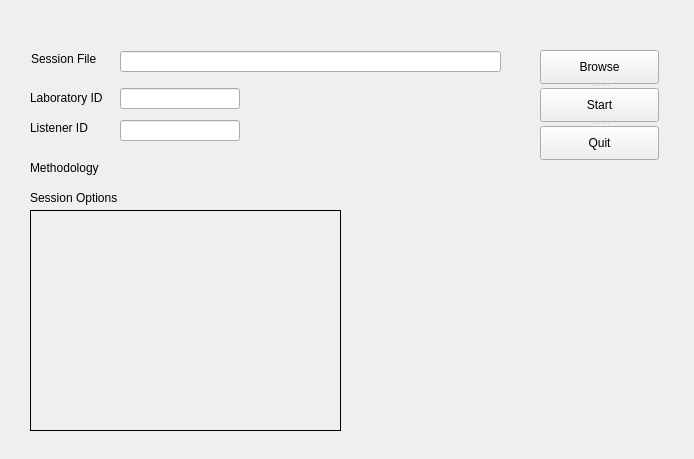
<?xml version="1.0" encoding="UTF-8"?>
<ui version="4.0">
 <class>PanelAdmin</class>
 <widget class="QWidget" name="PanelAdmin">
  <property name="geometry">
   <rect>
    <x>0</x>
    <y>0</y>
    <width>694</width>
    <height>459</height>
   </rect>
  </property>
  <property name="windowTitle">
   <string>Administrator Panel</string>
  </property>
  <widget class="QLabel" name="label_sessionInfo">
   <property name="geometry">
    <rect>
     <x>30</x>
     <y>190</y>
     <width>181</width>
     <height>16</height>
    </rect>
   </property>
   <property name="text">
    <string>Session Options</string>
   </property>
  </widget>
  <widget class="QLabel" name="label_TestMethodology">
   <property name="geometry">
    <rect>
     <x>30</x>
     <y>160</y>
     <width>241</width>
     <height>16</height>
    </rect>
   </property>
   <property name="text">
    <string>Methodology</string>
   </property>
  </widget>
  <widget class="QLineEdit" name="lineEdit_LisID">
   <property name="geometry">
    <rect>
     <x>120</x>
     <y>120</y>
     <width>120</width>
     <height>21</height>
    </rect>
   </property>
  </widget>
  <widget class="QLabel" name="label_lis">
   <property name="geometry">
    <rect>
     <x>30</x>
     <y>120</y>
     <width>65</width>
     <height>16</height>
    </rect>
   </property>
   <property name="text">
    <string>Listener ID</string>
   </property>
  </widget>
  <widget class="QLabel" name="lab_id">
   <property name="geometry">
    <rect>
     <x>30</x>
     <y>90</y>
     <width>82</width>
     <height>16</height>
    </rect>
   </property>
   <property name="text">
    <string>Laboratory ID</string>
   </property>
  </widget>
  <widget class="QLineEdit" name="lineEdit_LabID">
   <property name="geometry">
    <rect>
     <x>120</x>
     <y>88</y>
     <width>120</width>
     <height>21</height>
    </rect>
   </property>
  </widget>
  <widget class="QSplitter" name="splitter">
   <property name="geometry">
    <rect>
     <x>540</x>
     <y>50</y>
     <width>119</width>
     <height>110</height>
    </rect>
   </property>
   <property name="orientation">
    <enum>Qt::Vertical</enum>
   </property>
   <widget class="QPushButton" name="pushButton_Browse">
    <property name="text">
     <string>Browse</string>
    </property>
   </widget>
   <widget class="QPushButton" name="pushButton_Start">
    <property name="text">
     <string>Start</string>
    </property>
   </widget>
   <widget class="QPushButton" name="pushButton_Quit">
    <property name="text">
     <string>Quit</string>
    </property>
   </widget>
  </widget>
  <widget class="QLabel" name="label_sf">
   <property name="geometry">
    <rect>
     <x>31</x>
     <y>51</y>
     <width>71</width>
     <height>16</height>
    </rect>
   </property>
   <property name="text">
    <string>Session File</string>
   </property>
  </widget>
  <widget class="QLineEdit" name="lineEdit_SessionFile">
   <property name="geometry">
    <rect>
     <x>120</x>
     <y>51</y>
     <width>381</width>
     <height>21</height>
    </rect>
   </property>
  </widget>
  <widget class="QLabel" name="label_SessionInfo">
   <property name="geometry">
    <rect>
     <x>30</x>
     <y>210</y>
     <width>311</width>
     <height>221</height>
    </rect>
   </property>
   <property name="frameShape">
    <enum>QFrame::Box</enum>
   </property>
   <property name="text">
    <string/>
   </property>
   <property name="alignment">
    <set>Qt::AlignLeading|Qt::AlignLeft|Qt::AlignTop</set>
   </property>
  </widget>
 </widget>
 <tabstops>
  <tabstop>pushButton_Browse</tabstop>
  <tabstop>lineEdit_LabID</tabstop>
  <tabstop>lineEdit_LisID</tabstop>
  <tabstop>pushButton_Start</tabstop>
  <tabstop>pushButton_Quit</tabstop>
  <tabstop>lineEdit_SessionFile</tabstop>
 </tabstops>
 <resources/>
 <connections/>
</ui>
